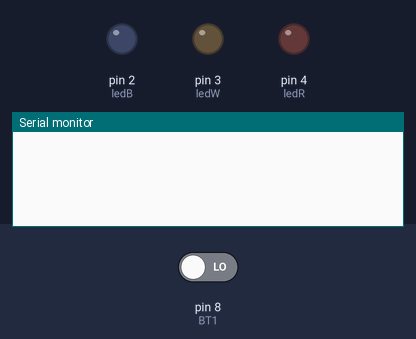
This sketch was run on a simulated Arduino Uno, built with avr-gcc and run on an emulated ATmega328P. Parts: output pins drawn as LEDs (lit = HIGH), the last lines printed to the serial monitor. The inputs (shaded band) are chosen by the test bench; at power-on: pin 8 (BT1) LOW.

Above: at 1.2 s.
1.3 s: pin 8 (BT1) driven HIGH
At 2.7 s:
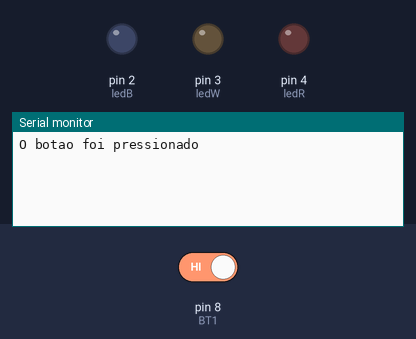
3.2 s: pin 8 (BT1) driven LOW
At 3.9 s:
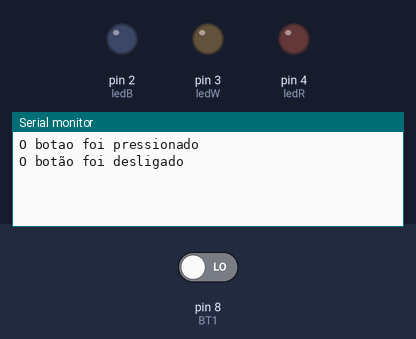

Measured:
- after the input at 1.3 s, the serial monitor: prints a new line after 0.40 s (image 1)
- after the input at 3.2 s, the serial monitor: prints a new line after 0.10 s (image 2)

The sketch:

Aula_exemplo_FLAG.ino
```cpp
// Atribuir nomes aos pinos
// Botões 1 e 2
#define BT1 8
#define BT2 9
#define BT3 10
// LEDs
#define ledB 2
#define ledW 3
#define ledR 4

bool statusBT1, flag1;

void setup() {
  Serial.begin(9600);
  // Configurar o sentido dos pinos de I/O
  pinMode(BT1, INPUT);
  pinMode(BT2, INPUT);
  pinMode(BT3, INPUT);

  pinMode(ledB, OUTPUT);
  pinMode(ledW, OUTPUT);
  pinMode(ledR, OUTPUT);

}

// Rotina principal
void loop() {
  statusBT1 = digitalRead(BT1);
  delay(100); // minimizar o efeito debounce

  if(statusBT1 == 1 && flag1 == 0){
    flag1 = 1;
    delay(300);
    Serial.println("O botao foi pressionado");
    // Foi detectada a borda de subida
  }

  if(statusBT1 == 0 && flag1 == 1){
    Serial.println("O botão foi desligado");
    flag1 = 0;
    // Foi detectada a borda de descida
    // TO DO!!!!!!
  }

}


void piscaRB(){
  digitalWrite(ledB, HIGH);
  digitalWrite(ledR, LOW);
  delay(250);
  digitalWrite(ledR, HIGH);
  digitalWrite(ledB, LOW);
  delay(250);
}

void piscaW(){
  digitalWrite(ledR, LOW);
  digitalWrite(ledW, HIGH);
  delay(350);
  digitalWrite(ledW, LOW);
  delay(350);
}
```
